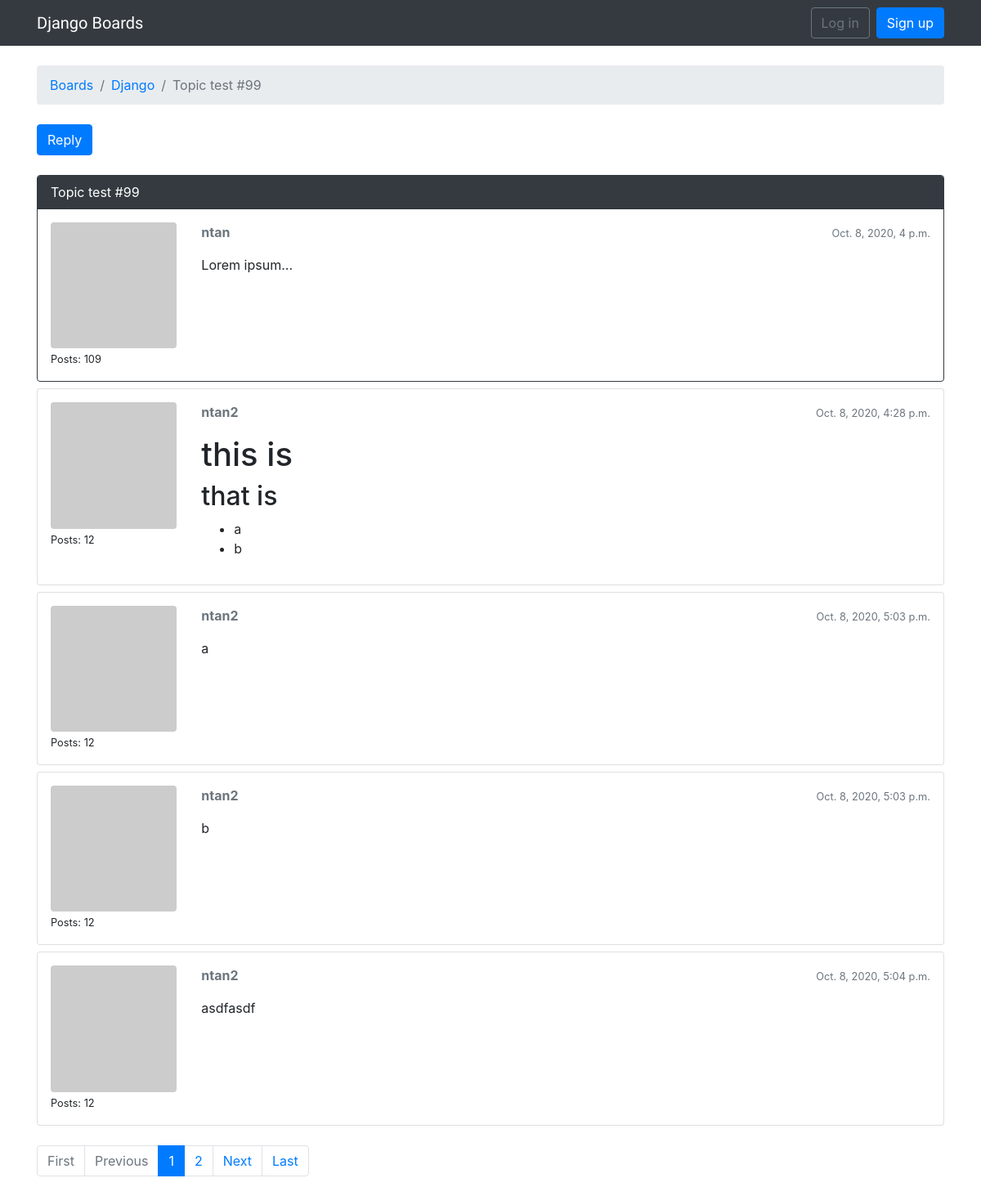
/boards/1/topics/114/, run on the app's committed database.
### boards/models.py (models this page shows, shortened)
class Topic(models.Model):
    subject = models.CharField(max_length=255)
    last_updated = models.DateTimeField(auto_now_add=True)
    board = models.ForeignKey(Board, related_name='topics', on_delete=models.CASCADE)
    starter = models.ForeignKey(User, related_name='topics', on_delete=models.CASCADE)
    views = models.PositiveIntegerField(default=0)

class Board(models.Model):
    name = models.CharField(max_length=30, unique=True)
    description = models.CharField(max_length=100)

class Post(models.Model):
    message = models.TextField(max_length=4000)
    topic = models.ForeignKey(Topic, related_name='posts', on_delete=models.CASCADE)
    created_at = models.DateTimeField(auto_now_add=True)
    updated_at = models.DateTimeField(null=True)
    created_by = models.ForeignKey(User, related_name='posts', on_delete=models.CASCADE)
    updated_by = models.ForeignKey(User, null=True, related_name='+',
                                   on_delete=models.CASCADE)  # ignore reverse relationship
    def get_message_as_markdown(self):
        return mark_safe(markdown(self.message, safe_mode='escape'))

### boards/views.py (the view)
# urls.py: url(r'^boards/(?P<pk>\d+)/topics/(?P<topic_pk>\d+)/$', views.PostListView.as_view(), name='topic_posts'),
class PostListView(ListView):
    model = Post
    context_object_name = 'posts'
    template_name = 'topic_posts.html'
    paginate_by = 5
    def get_context_data(self, **kwargs):
        session_key = 'viewed_topic_{}'.format(self.topic.pk)  # <-- here
        if not self.request.session.get(session_key, False):
            self.topic.views += 1
            self.topic.save()
            self.request.session[session_key] = True           # <-- until here
        kwargs['topic'] = self.topic
        return super().get_context_data(**kwargs)
    def get_queryset(self):
        self.topic = get_object_or_404(Topic, board__pk=self.kwargs.get('pk'), pk=self.kwargs.get('topic_pk'))
        queryset = self.topic.posts.order_by('created_at')
        return queryset

### boards/templatetags/gravatar.py (called while the page is built)
@register.filter
def gravatar(user):
    email = user.email.lower().encode('utf-8')
    default = 'mm'
    size = 256
    url = 'https://www.gravatar.com/avatar/{md5}?{params}'.format(
        md5=hashlib.md5(email).hexdigest(),
        params=urlencode({'d': default, 's': str(size)})
    )
    return url

### templates/topic_posts.html (shortened to what this page needs)
{% extends 'base.html' %}
{% load gravatar %}
{% block breadcrumb %}
  <li class="breadcrumb-item"><a href="{% url 'home' %}">Boards</a></li>
  <li class="breadcrumb-item"><a href="{% url 'board_topics' topic.board.pk %}">{{ topic.board.name }}</a></li>
  <li class="breadcrumb-item active">{{ topic.subject }}</li>
{% endblock %}
{% block content %}
  <div class="mb-4">
    <a href="{% url 'reply_topic' topic.board.pk topic.pk %}" class="btn btn-primary" role="button">Reply</a>
  </div>
  {% for post in posts %}
    <div id="{{ post.pk }}" class="card {% if forloop.last %}mb-4{% else %}mb-2{% endif %} {% if forloop.first %}border-dark{% endif %}">
      {% if forloop.first %}
        <div class="card-header text-white bg-dark py-2 px-3">{{ topic.subject }}</div>
      {% endif %}
      <div class="card-body p-3">
        <div class="row">
          <div class="col-2">
            <img src="{{ post.created_by|gravatar }}" alt="{{ post.created_by.username }}" class="w-100 rounded">
            <small>Posts: {{ post.created_by.posts.count }}</small>
          </div>
          <div class="col-10">
            <div class="row mb-3">
              <div class="col-6">
                <strong class="text-muted">{{ post.created_by.username }}</strong>
              </div>
              <div class="col-6 text-right">
                <small class="text-muted">{{ post.created_at }}</small>
              </div>
            </div>
            {{ post.get_message_as_markdown }}
          </div>
        </div>
      </div>
    </div>
  {% endfor %}
  {% include 'includes/pagination.html' %}
{% endblock %}

### templates/base.html (shortened to what this page needs)
{% load static %}<!DOCTYPE html>
<html>
  <head>
    <link rel="stylesheet" href="{% static 'css/bootstrap.min.css' %}">
    <link rel="stylesheet" href="{% static 'css/app.css' %}">
  </head>
  <body>
    {% block body %}
  <nav  class="navbar navbar-expand-sm navbar-dark bg-dark">
  <div class="container">
    <a class="navbar-brand" href="{% url 'home' %}">Django Boards</a>
    <div class="collapse navbar-collapse" id="mainMenu">
      {% if user.is_authenticated %}
        <ul class="navbar-nav ml-auto">
          <li class="nav-item dropdown">
            <a class="nav-link dropdown-toggle" href="#" id="userMenu" data-toggle="dropdown" aria-haspopup="true" aria-expanded="false">
              {{ user.username }}
            </a>
            <div class="dropdown-menu dropdown-menu-right" aria-labelledby="userMenu">
              <a class="dropdown-item" href="{% url 'my_account' %}">My account</a>
              <a class="dropdown-item" href="{% url 'password_change'%}">Change password</a>
              <div class="dropdown-divider"></div>
              <a class="dropdown-item" href="{% url 'logout' %}">Log out</a>
            </div>
          </li>
        </ul>
      {% else %}
        <form class="form-inline ml-auto">
          <a href="{% url 'login' %}" class="btn btn-outline-secondary">Log in</a>
          <a href="{% url 'signup' %}" class="btn btn-primary ml-2">Sign up</a>
        </form>
      {% endif %}
    </div>
  </div>
</nav>
  <div class="container">
    <ol class="breadcrumb my-4">
      {% block breadcrumb %}
      {% endblock %}
    </ol>
    {% block content %}
    {% endblock %}
  </div>
{% endblock body %}
  </body>
</html>

### templates/includes/pagination.html (shortened to what this page needs)
{% if is_paginated %}
  <nav aria-label="Topics pagination" class="mb-4">
    <ul class="pagination">
      {% if page_obj.number > 1 %}
        <li class="page-item">
          <a class="page-link" href="?page=1">First</a>
        </li>
      {% else %}
        <li class="page-item disabled">
          <span class="page-link">First</span>
        </li>
      {% endif %}
      {% if page_obj.has_previous %}
        <li class="page-item">
          <a class="page-link" href="?page={{ page_obj.previous_page_number }}">Previous</a>
        </li>
      {% else %}
        <li class="page-item disabled">
          <span class="page-link">Previous</span>
        </li>
      {% endif %}
      {% for page_num in paginator.page_range %}
        {% if page_obj.number == page_num %}
          <li class="page-item active">
            <span class="page-link">
              {{ page_num }}
            </span>
          </li>
        {% elif page_num > page_obj.number|add:'-3' and page_num < page_obj.number|add:'3' %}
          <li class="page-item">
            <a class="page-link" href="?page={{ page_num }}">{{ page_num }}</a>
          </li>
        {% endif %}
      {% endfor %}
      {% if page_obj.has_next %}
        <li class="page-item">
          <a class="page-link" href="?page={{ page_obj.next_page_number }}">Next</a>
        </li>
      {% else %}
        <li class="page-item disabled">
          <span class="page-link">Next</span>
        </li>
      {% endif %}
      {% if page_obj.number != paginator.num_pages %}
        <li class="page-item">
          <a class="page-link" href="?page={{ paginator.num_pages }}">Last</a>
        </li>
      {% else %}
        <li class="page-item disabled">
          <span class="page-link">Last</span>
        </li>
      {% endif %}
    </ul>
  </nav>
{% endif %}

### static/css/app.css (style rules this page uses)
.navbar-brand { font-family: 'Peralta', cursive; }

### data on the page
Topic: board.name "Django", subject "Topic test #99"
Post: created_by.posts.count "109", created_by.username "ntan", created_at "Oct. 8, 2020, 4 p.m.", get_message_as_markdown "Lorem ipsum..."
Post: created_by.posts.count "12", created_by.username "ntan2", created_at "Oct. 8, 2020, 4:28 p.m.", get_message_as_markdown "this is that is a b"
Post: created_by.posts.count "12", created_by.username "ntan2", created_at "Oct. 8, 2020, 5:03 p.m.", get_message_as_markdown "a"
Post: created_by.posts.count "12", created_by.username "ntan2", created_at "Oct. 8, 2020, 5:03 p.m.", get_message_as_markdown "b"
Post: created_by.posts.count "12", created_by.username "ntan2", created_at "Oct. 8, 2020, 5:04 p.m.", get_message_as_markdown "asdfasdf"

### other printed values
{{ page_num }} "1"
{{ page_num }} "2"
